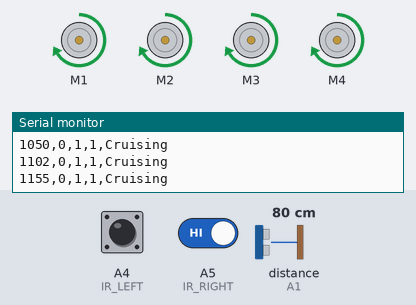
A sketch run on a simulated Arduino Uno, built with avr-gcc and run on an emulated ATmega328P. Parts: 4 × DC motor (green arrow = forward, orange = backward, longer = faster), the last lines printed to the serial monitor. The inputs (shaded band) are chosen by the test bench; at power-on: distance to the obstacle (sensor on A1) 80 cm, A4 (IR_LEFT) HIGH, A5 (IR_RIGHT) HIGH. The echo pulse lasts 58.3 µs per cm.

Above: at 1.2 s.
1.3 s: distance to the obstacle (sensor on A1) set to 2 cm
At 2.5 s:
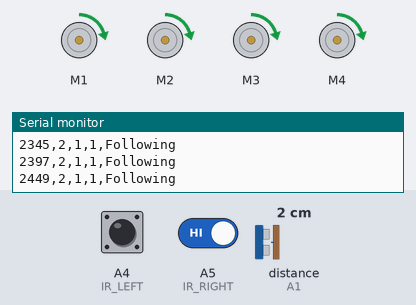
2.8 s: distance to the obstacle (sensor on A1) set to 4 cm
At 3.8 s:
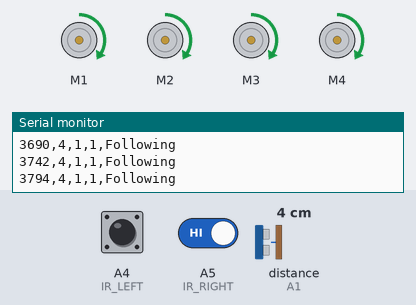
4.3 s: distance to the obstacle (sensor on A1) set to 9 cm
At 5.0 s:
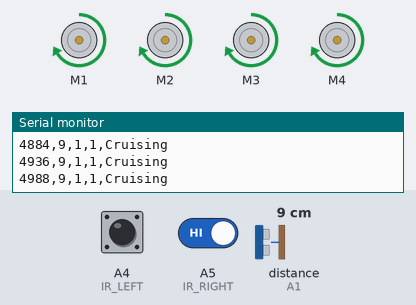
5.8 s: A4 (IR_LEFT) driven LOW
At 6.4 s:
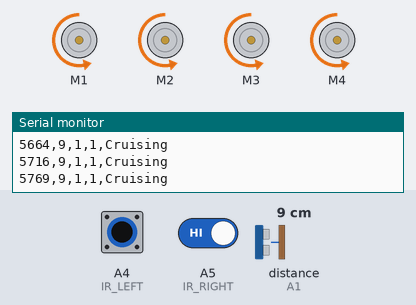
7.3 s: A4 (IR_LEFT) driven HIGH
At 8.2 s:
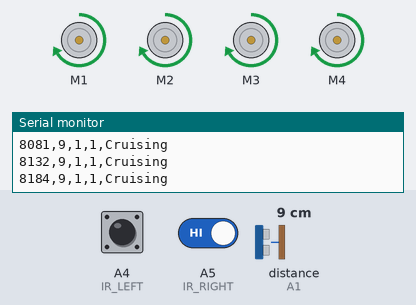
9.4 s: A4 (IR_LEFT) pulsed LOW 5 times (0.12 s each, 0.3 s apart)
At 12.3 s:
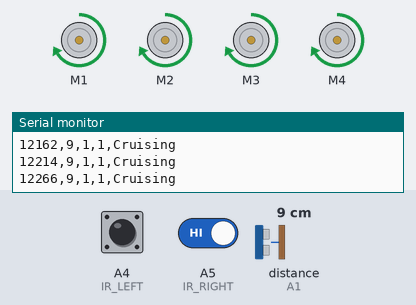
Timing chart, 0 to 13.8 s (numbered marks = the images above; inputs shaded):
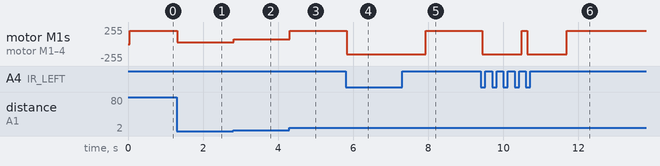

Measured:
- after the input at 1.3 s, motor M1–4: forward 200/255 → forward 25/255 at once
- after the input at 2.8 s, motor M1–4: forward 25/255 → forward 75/255 at once
- after the input at 4.3 s, motor M1–4: forward 75/255 → forward 200/255 at once
- after the input at 5.8 s, motor M1–4: forward 200/255 → backward 150/255 at once
- after the input at 7.3 s, motor M1–4: backward 150/255 → forward 200/255 after 0.63 s
- after the input at 9.4 s, motor M1–4: alternates forward 200/255 for 0.16 s and backward 150/255 for 1.1 s, 4 changes in all, then stays forward 200/255, starting at once

The sketch:

final.ino
```cpp
#include <AFMotor.h>
#include <NewPing.h>

// Pin Definitions
#define TRIGGER_PIN A0
#define ECHO_PIN A1
#define IR_LEFT A4
#define IR_RIGHT A5
#define MAX_DISTANCE 20

// Motor setup on the Motor Shield
AF_DCMotor FrmotorLeft(1);
AF_DCMotor FrmotorRight(2);
AF_DCMotor BmotorLeft(3);
AF_DCMotor BmotorRight(4);

// Ultrasonic sensor setup
NewPing sonar(TRIGGER_PIN, ECHO_PIN, MAX_DISTANCE);

void setup() {
  Serial.begin(9600);
  pinMode(IR_LEFT, INPUT);
  pinMode(IR_RIGHT, INPUT);
}

void loop() {
  delay(50); // Slight delay for stability
  unsigned int distance = sonar.ping_cm();
  int irLeft = digitalRead(IR_LEFT);
  int irRight = digitalRead(IR_RIGHT);
  String mode;
  // Check distance and adjust speed accordingly
  if (distance > 0 && distance < 5) {
    // Object detected within 5 cm, adjust speed to maintain following distance
    int speed = map(distance, 1, 5, 0, 100); // Map distance to speed
    FrmotorLeft.setSpeed(speed);
    FrmotorRight.setSpeed(speed);
    BmotorLeft.setSpeed(speed);
    BmotorRight.setSpeed(speed);
    FrmotorLeft.run(FORWARD);
    FrmotorRight.run(FORWARD);
    BmotorLeft.run(FORWARD);
    BmotorRight.run(FORWARD);
    mode = "Following";

  } else if (irLeft == LOW || irRight == LOW) {
    // Obstacle detected on the side, initiate backup procedure
    FrmotorLeft.setSpeed(150);
    FrmotorRight.setSpeed(150);
    BmotorLeft.setSpeed(150);
    BmotorRight.setSpeed(150);
    FrmotorLeft.run(BACKWARD);
    FrmotorRight.run(BACKWARD);
    BmotorLeft.run(BACKWARD);
    BmotorRight.run(BACKWARD);
    delay(1000); // Back up for 1 second
    mode = "Backing Up";
  } else {
    // No object detected, move at normal speed
    FrmotorLeft.setSpeed(200);
    FrmotorRight.setSpeed(200);
    BmotorLeft.setSpeed(200);
    BmotorRight.setSpeed(200);
    FrmotorLeft.run(FORWARD);
    FrmotorRight.run(FORWARD);
    BmotorLeft.run(FORWARD);
    BmotorRight.run(FORWARD);
    mode = "Cruising";
  }
  // Send data in CSV format
  Serial.print(millis());
  Serial.print(",");
  Serial.print(distance);
  Serial.print(",");
  Serial.print(irLeft);
  Serial.print(",");
  Serial.print(irRight);
  Serial.print(",");
  Serial.println(mode);
  // Simulate sending data to "cloud" and receiving instructions
}
```
